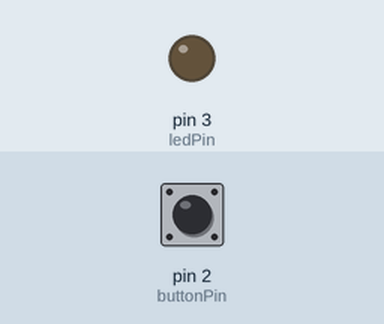
The sketch below on a simulated Arduino Uno, built with avr-gcc and run on an emulated ATmega328P. Parts: output pins drawn as LEDs (lit = HIGH). The inputs (shaded band) are chosen by the test bench; at power-on: pin 2 (buttonPin) HIGH. No radio packets arrive unless stated; what the sketch prints to the serial monitor is not drawn.

Above: at 1.2 s.
1.3 s: pin 2 (buttonPin) pulled LOW for 0.15 s
At 2.3 s:
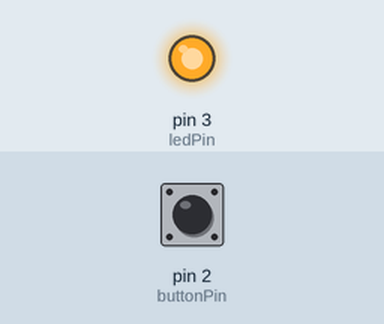
Timing chart, 0 to 13.8 s (numbered marks = the images above; inputs shaded):
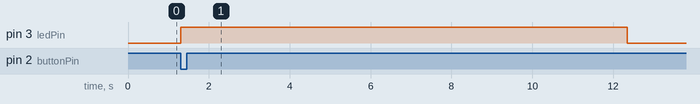

Measured:
- after the input at 1.3 s, pin 3 (ledPin): LOW → HIGH at once, → LOW 11.0 s later

The sketch:

Arduino.ino
```cpp
#include <LoRa.h>
#include <ArduinoJson.h>

const int ledPin = 3;
int buttonPin = 2; // push button pin
int state = 0; // button state
String msg;

void setup() {
  Serial.begin(9600);
  while (!Serial);

  if (!LoRa.begin(922E6)) {
    Serial.println("LoRa initialization failed.");
    while (1);
  }
pinMode(ledPin, OUTPUT);
pinMode(buttonPin, INPUT_PULLUP);
}

void loop() {
  state = digitalRead(buttonPin);

    if (state == LOW) {
        digitalWrite(ledPin, HIGH);
        byte gateway = 0x03;

      StaticJsonDocument<200> doc;
      doc["ID2"]= "Node_1";
      doc["Value_FL2"] = "0";
      doc["Value_Ldr2"] = "0";
      doc["Value_humi2"] = "0";
      doc["Value_temp2"] = "0";
      String jsonData;
      serializeJson(doc, jsonData);
      delay(5000);

      Serial.println(jsonData);

      StaticJsonDocument<200> msg;
      msg["ID"]= "Node_2";
      msg["Value_FL"] = "0";
      msg["Value_Ldr"] = "0";
      msg["Value_humi"] = "0";
      msg["Value_temp"] = "0";
      String jsonData1;
      serializeJson(msg, jsonData1);
      delay(6000);

      Serial.println(jsonData1);

        if (Serial.available()) {
        String data = Serial.readString(); // Baca command dari ESP32
        Serial.println("Data Diterim: ");
        Serial.print(data);

      LoRa.beginPacket();
      LoRa.write(gateway);
      LoRa.print(data);
      LoRa.endPacket();
      delay(2000);
      }
    }
    else if (state == HIGH){
      digitalWrite(ledPin, LOW);
      int packetSize = LoRa.parsePacket();
      if (packetSize) {
        byte node = LoRa.read();
          if (node == 0x01 || node == 0x02) {
            String message = "";
            while (LoRa.available()) {
          message += (char)LoRa.read();
      }
      Serial.println();

      DynamicJsonDocument doc(256);
      DeserializationError error = deserializeJson(doc, message);
      if (error) {
        Serial.print("deserializeJson() failed: ");
        Serial.println(error.c_str());
        return;
    }

      String jsonData;
      serializeJson(doc, jsonData);

      Serial.print(jsonData);
}
}
}
}
```
